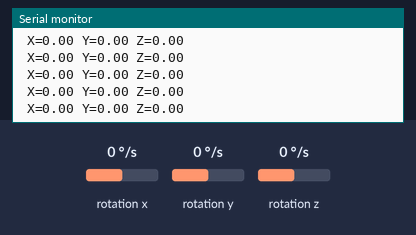
Bench run of a sketch on a simulated Arduino Uno, built with avr-gcc and run on an emulated ATmega328P. Shown: the last lines printed to the serial monitor. Wiring (inferred from the names in the program): ITG-3200 gyroscope at I2C address 0x68. The test bench sets the inputs (shaded band); at power-on: rotation x 0 °/s, rotation y 0 °/s, rotation z 0 °/s.

Above: at 2.2 s.
2.3 s: rotation x set to 10 °/s
At 3.0 s:
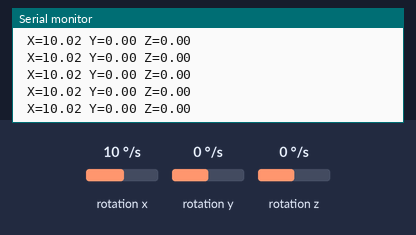
5.3 s: rotation y set to -2 °/s
At 6.1 s:
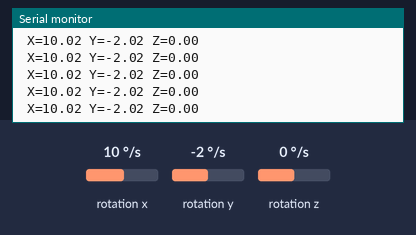

Measured:
- after the input at 2.3 s, the serial monitor: prints a new line at once (image 1)
- after the input at 5.3 s, the serial monitor: prints a new line at once (image 2)

The sketch:

testgyro.ino
```cpp
#include "I2C.h"
#include "itg3200.h"

ITG3200 gyro;

void setup(){
  Serial.begin(115200);
  I2c.begin();
  gyro.begin(0x68);
  delay(1000);
  Serial.println("STARTED UP");
}

void loop(){
  Serial.print(" X=");
  Serial.print(gyro.getX());
  Serial.print(" Y=");
  Serial.print(gyro.getY());
  Serial.print(" Z=");
  Serial.println(gyro.getZ());
  //delay(400);
}
```

I2C.cpp
```cpp
// (licence header left out)
#if(ARDUINO >= 100)
#include <Arduino.h>
#else
#include <WProgram.h>
#endif

#include <inttypes.h>
#include "I2C.h"


uint8_t I2C::bytesAvailable = 0;
uint8_t I2C::bufferIndex = 0;
uint8_t I2C::totalBytes = 0;
uint16_t I2C::timeOutDelay = 0;

I2C::I2C()
{
}


////////////// Public Methods ////////////////////////////////////////


void I2C::begin()
{
  #if defined(__AVR_ATmega168__) || defined(__AVR_ATmega8__) || defined(__AVR_ATmega328P__)
    // activate internal pull-ups for twi
    // as per note from atmega8 manual pg167
    sbi(PORTC, 4);
    sbi(PORTC, 5);
  #else
    // activate internal pull-ups for twi
    // as per note from atmega128 manual pg204
    sbi(PORTD, 0);
    sbi(PORTD, 1);
  #endif
  // initialize twi prescaler and bit rate
  cbi(TWSR, TWPS0);
  cbi(TWSR, TWPS1);
  TWBR = ((F_CPU / 100000) - 16) / 2;
  // enable twi module and acks
  TWCR = _BV(TWEN) | _BV(TWEA);
}

void I2C::end()
{
  TWCR = 0;
}

void I2C::timeOut(uint16_t _timeOut)
{
  timeOutDelay = _timeOut;
}

void I2C::setSpeed(uint8_t _fast)
{
  if(!_fast)
  {
    TWBR = ((F_CPU / 100000) - 16) / 2;
  }
  else
  {
    TWBR = ((F_CPU / 400000) - 16) / 2;
  }
}

void I2C::pullup(uint8_t activate)
{
  if(activate)
  {
    #if defined(__AVR_ATmega168__) || defined(__AVR_ATmega8__) || defined(__AVR_ATmega328P__)
      // activate internal pull-ups for twi
      // as per note from atmega8 manual pg167
      sbi(PORTC, 4);
      sbi(PORTC, 5);
    #else
      // activate internal pull-ups for twi
      // as per note from atmega128 manual pg204
      sbi(PORTD, 0);
      sbi(PORTD, 1);
    #endif
  }
  else
  {
    #if defined(__AVR_ATmega168__) || defined(__AVR_ATmega8__) || defined(__AVR_ATmega328P__)
      // deactivate internal pull-ups for twi
      // as per note from atmega8 manual pg167
      cbi(PORTC, 4);
      cbi(PORTC, 5);
    #else
      // deactivate internal pull-ups for twi
      // as per note from atmega128 manual pg204
      cbi(PORTD, 0);
      cbi(PORTD, 1);
    #endif
  }
}

void I2C::scan()
{
  uint16_t tempTime = timeOutDelay;
  timeOut(80);
  uint8_t totalDevicesFound = 0;
  Serial.println("Scanning for devices...please wait");
  Serial.println();
  for(uint8_t s = 0; s <= 0x7F; s++)
  {
    returnStatus = 0;
    returnStatus = start();
    if(!returnStatus)
    {
      returnStatus = sendAddress(SLA_W(s));
    }
    if(returnStatus)
    {
      if(returnStatus == 1)
      {
        Serial.println("There is a problem with the bus, could not complete scan");
        timeOutDelay = tempTime;
        return;
      }
    }
    else
    {
      Serial.print("Found device at address - ");
      Serial.print(" 0x");
      Serial.println(s,HEX);
      totalDevicesFound++;
    }
    stop();
  }
  if(!totalDevicesFound){Serial.println("No devices found");}
  timeOutDelay = tempTime;
}


uint8_t I2C::available()
{
  return(bytesAvailable);
}

uint8_t I2C::receive()
{
  bufferIndex = totalBytes - bytesAvailable;
  if(!bytesAvailable)
  {
    bufferIndex = 0;
    return(0);
  }
  bytesAvailable--;
  return(data[bufferIndex]);
}


/*return values for new functions that use the timeOut feature
  will now return at what point in the transmission the timeout
  occurred. Looking at a full communication sequence between a
  master and slave (transmit data and then readback data) there
  a total of 7 points in the sequence where a timeout can occur.
  These are listed below and correspond to the returned value:
  1 - Waiting for successful completion of a Start bit
  2 - Waiting for ACK/NACK while addressing slave in transmit mode (MT)
  3 - Waiting for ACK/NACK while sending data to the slave
  4 - Waiting for successful completion of a Repeated Start
  5 - Waiting for ACK/NACK while addressing slave in receiver mode (MR)
  6 - Waiting for ACK/NACK while receiving data from the slave
  7 - Waiting for successful completion of the Stop bit

  All possible return values:
  0           Function executed with no errors
  1 - 7       Timeout occurred, see above list
  8 - 0xFF    See datasheet for exact meaning */


/////////////////////////////////////////////////////

uint8_t I2C::write(uint8_t address, uint8_t registerAddress)
{
  returnStatus = 0;
  returnStatus = start();
  if(returnStatus){return(returnStatus);}
  returnStatus = sendAddress(SLA_W(address));
  if(returnStatus)
  {
    if(returnStatus == 1){return(2);}
    return(returnStatus);
  }
  returnStatus = sendByte(registerAddress);
  if(returnStatus)
  {
    if(returnStatus == 1){return(3);}
    return(returnStatus);
  }
  returnStatus = stop();
  if(returnStatus)
  {
    if(returnStatus == 1){return(7);}
    return(returnStatus);
  }
  return(returnStatus);
}

uint8_t I2C::write(int address, int registerAddress)
{
  return(write((uint8_t) address, (uint8_t) registerAddress));
}

uint8_t I2C::write(uint8_t address, uint8_t registerAddress, uint8_t data)
{
  returnStatus = 0;
  returnStatus = start();
  if(returnStatus){return(returnStatus);}
  returnStatus = sendAddress(SLA_W(address));
  if(returnStatus)
  {
    if(returnStatus == 1){return(2);}
    return(returnStatus);
  }
  returnStatus = sendByte(registerAddress);
  if(returnStatus)
  {
    if(returnStatus == 1){return(3);}
    return(returnStatus);
  }
  returnStatus = sendByte(data);
  if(returnStatus)
  {
    if(returnStatus == 1){return(3);}
    return(returnStatus);
  }
  returnStatus = stop();
  if(returnStatus)
  {
    if(returnStatus == 1){return(7);}
    return(returnStatus);
  }
  return(returnStatus);
}

uint8_t I2C::write(int address, int registerAddress, int data)
{
  return(write((uint8_t) address, (uint8_t) registerAddress, (uint8_t) data));
}

uint8_t I2C::write(uint8_t address, uint8_t registerAddress, char *data)
{
  uint8_t bufferLength = strlen(data);
  returnStatus = 0;
  returnStatus = write(address, registerAddress, (uint8_t*)data, bufferLength);
  return(returnStatus);
}

uint8_t I2C::write(uint8_t address, uint8_t registerAddress, uint8_t *data, uint8_t numberBytes)
{
  returnStatus = 0;
  returnStatus = start();
  if(returnStatus){return(returnStatus);}
  returnStatus = sendAddress(SLA_W(address));
  if(returnStatus)
  {
    if(returnStatus == 1){return(2);}
    return(returnStatus);
  }
  returnStatus = sendByte(registerAddress);
  if(returnStatus)
  {
    if(returnStatus == 1){return(3);}
    return(returnStatus);
  }
  for (uint8_t i = 0; i < numberBytes; i++)
  {
    returnStatus = sendByte(data[i]);
    if(returnStatus)
      {
        if(returnStatus == 1){return(3);}
        return(returnStatus);
      }
  }
  returnStatus = stop();
  if(returnStatus)
  {
    if(returnStatus == 1){return(7);}
    return(returnStatus);
  }
  return(returnStatus);
}

uint8_t I2C::read(int address, int numberBytes)
{
  return(read((uint8_t) address, (uint8_t) numberBytes));
}

uint8_t I2C::read(uint8_t address, uint8_t numberBytes)
{
  bytesAvailable = 0;
  bufferIndex = 0;
  if(numberBytes == 0){numberBytes++;}
  nack = numberBytes - 1;
  returnStatus = 0;
  returnStatus = start();
  if(returnStatus){return(returnStatus);}
  returnStatus = sendAddress(SLA_R(address));
  if(returnStatus)
  {
    if(returnStatus == 1){return(5);}
    return(returnStatus);
  }
  for(uint8_t i = 0; i < numberBytes; i++)
  {
    if( i == nack )
    {
      returnStatus = receiveByte(0);
      if(returnStatus == 1){return(6);}

      if(returnStatus != MR_DATA_NACK){return(returnStatus);}
    }
    else
    {
      returnStatus = receiveByte(1);
      if(returnStatus == 1){return(6);}
      if(returnStatus != MR_DATA_ACK){return(returnStatus);}
    }
    data[i] = TWDR;
    bytesAvailable = i+1;
    totalBytes = i+1;
  }
  returnStatus = stop();
  if(returnStatus)
  {
    if(returnStatus == 1){return(7);}
    return(returnStatus);
  }
  return(returnStatus);
}

uint8_t I2C::read(int address, int registerAddress, int numberBytes)
{
  return(read((uint8_t) address, (uint8_t) registerAddress, (uint8_t) numberBytes));
}

uint8_t I2C::read(uint8_t address, uint8_t registerAddress, uint8_t numberBytes)
{
  bytesAvailable = 0;
  bufferIndex = 0;
  if(numberBytes == 0){numberBytes++;}
  nack = numberBytes - 1;
  returnStatus = 0;
  returnStatus = start();
  if(returnStatus){return(returnStatus);}
  returnStatus = sendAddress(SLA_W(address));
  if(returnStatus)
  {
    if(returnStatus == 1){return(2);}
    return(returnStatus);
  }
  returnStatus = sendByte(registerAddress);
  if(returnStatus)
  {
    if(returnStatus == 1){return(3);}
    return(returnStatus);
  }
  returnStatus = start();
  if(returnStatus)
  {
    if(returnStatus == 1){return(4);}
    return(returnStatus);
  }
  returnStatus = sendAddress(SLA_R(address));
  if(returnStatus)
  {
    if(returnStatus == 1){return(5);}
    return(returnStatus);
  }
  for(uint8_t i = 0; i < numberBytes; i++)
  {
    if( i == nack )
    {
      returnStatus = receiveByte(0);
      if(returnStatus == 1){return(6);}
      if(returnStatus != MR_DATA_NACK){return(returnStatus);}
    }
    else
    {
      returnStatus = receiveByte(1);
      if(returnStatus == 1){return(6);}
      if(returnStatus != MR_DATA_ACK){return(returnStatus);}
    }
    data[i] = TWDR;
    bytesAvailable = i+1;
    totalBytes = i+1;
  }
  returnStatus = stop();
  if(returnStatus)
  {
    if(returnStatus == 1){return(7);}
    return(returnStatus);
  }
  return(returnStatus);
}

uint8_t I2C::read(uint8_t address, uint8_t numberBytes, uint8_t *dataBuffer)
{
  bytesAvailable = 0;
  bufferIndex = 0;
  if(numberBytes == 0){numberBytes++;}
  nack = numberBytes - 1;
  returnStatus = 0;
  returnStatus = start();
  if(returnStatus){return(returnStatus);}
  returnStatus = sendAddress(SLA_R(address));
  if(returnStatus)
  {
    if(returnStatus == 1){return(5);}
    return(returnStatus);
  }
  for(uint8_t i = 0; i < numberBytes; i++)
  {
    if( i == nack )
    {
      returnStatus = receiveByte(0);
      if(returnStatus == 1){return(6);}
      if(returnStatus != MR_DATA_NACK){return(returnStatus);}
    }
    else
    {
      returnStatus = receiveByte(1);
      if(returnStatus == 1){return(6);}
      if(returnStatus != MR_DATA_ACK){return(returnStatus);}
    }
    dataBuffer[i] = TWDR;
    bytesAvailable = i+1;
    totalBytes = i+1;
  }
  returnStatus = stop();
  if(returnStatus)
  {
    if(returnStatus == 1){return(7);}
    return(returnStatus);
  }
  return(returnStatus);
}

uint8_t I2C::read(uint8_t address, uint8_t registerAddress, uint8_t numberBytes, uint8_t *dataBuffer)
{
  bytesAvailable = 0;
  bufferIndex = 0;
  if(numberBytes == 0){numberBytes++;}
  nack = numberBytes - 1;
  returnStatus = 0;
  returnStatus = start();
  if(returnStatus){return(returnStatus);}
  returnStatus = sendAddress(SLA_W(address));
  if(returnStatus)
  {
    if(returnStatus == 1){return(2);}
    return(returnStatus);
  }
  returnStatus = sendByte(registerAddress);
  if(returnStatus)
  {
    if(returnStatus == 1){return(3);}
    return(returnStatus);
  }
  returnStatus = start();
  if(returnStatus)
  {
    if(returnStatus == 1){return(4);}
    return(returnStatus);
  }
  returnStatus = sendAddress(SLA_R(address));
  if(returnStatus)
  {
    if(returnStatus == 1){return(5);}
    return(returnStatus);
  }
  for(uint8_t i = 0; i < numberBytes; i++)
  {
    if( i == nack )
    {
      returnStatus = receiveByte(0);
      if(returnStatus == 1){return(6);}
      if(returnStatus != MR_DATA_NACK){return(returnStatus);}
    }
    else
    {
      returnStatus = receiveByte(1);
      if(returnStatus == 1){return(6);}
      if(returnStatus != MR_DATA_ACK){return(returnStatus);}
    }
    dataBuffer[i] = TWDR;
    bytesAvailable = i+1;
    totalBytes = i+1;
  }
  returnStatus = stop();
  if(returnStatus)
  {
    if(returnStatus == 1){return(7);}
    return(returnStatus);
  }
  return(returnStatus);
}


/////////////// Private Methods ////////////////////////////////////////


uint8_t I2C::start()
{
  unsigned long startingTime = millis();
  TWCR = (1<<TWINT)|(1<<TWSTA)|(1<<TWEN);
  while (!(TWCR & (1<<TWINT)))
  {
    if(!timeOutDelay){continue;}
    if((millis() - startingTime) >= timeOutDelay)
    {
      lockUp();
      return(1);
    }

  }
  if ((TWI_STATUS == START) || (TWI_STATUS == REPEATED_START))
  {
    return(0);
  }
  if (TWI_STATUS == LOST_ARBTRTN)
  {
    uint8_t bufferedStatus = TWI_STATUS;
    lockUp();
    return(bufferedStatus);
  }
  return(TWI_STATUS);
}

uint8_t I2C::sendAddress(uint8_t i2cAddress)
{
  TWDR = i2cAddress;
  unsigned long startingTime = millis();
  TWCR = (1<<TWINT) | (1<<TWEN);
  while (!(TWCR & (1<<TWINT)))
  {
    if(!timeOutDelay){continue;}
    if((millis() - startingTime) >= timeOutDelay)
    {
      lockUp();
      return(1);
    }

  }
  if ((TWI_STATUS == MT_SLA_ACK) || (TWI_STATUS == MR_SLA_ACK))
  {
    return(0);
  }
  uint8_t bufferedStatus = TWI_STATUS;
  if ((TWI_STATUS == MT_SLA_NACK) || (TWI_STATUS == MR_SLA_NACK))
  {
    stop();
    return(bufferedStatus);
  }
  else
  {
    lockUp();
    return(bufferedStatus);
  }
}

uint8_t I2C::sendByte(uint8_t i2cData)
{
  TWDR = i2cData;
  unsigned long startingTime = millis();
  TWCR = (1<<TWINT) | (1<<TWEN);
  while (!(TWCR & (1<<TWINT)))
  {
    if(!timeOutDelay){continue;}
    if((millis() - startingTime) >= timeOutDelay)
    {
      lockUp();
      return(1);
    }

  }
  if (TWI_STATUS == MT_DATA_ACK)
  {
    return(0);
  }
  uint8_t bufferedStatus = TWI_STATUS;
  if (TWI_STATUS == MT_DATA_NACK)
  {
    stop();
    return(bufferedStatus);
  }
  else
  {
    lockUp();
    return(bufferedStatus);
  }
}

uint8_t I2C::receiveByte(uint8_t ack)
{
  unsigned long startingTime = millis();
  if(ack)
  {
    TWCR = (1<<TWINT) | (1<<TWEN) | (1<<TWEA);

  }
  else
  {
    TWCR = (1<<TWINT) | (1<<TWEN);
  }
  while (!(TWCR & (1<<TWINT)))
  {
    if(!timeOutDelay){continue;}
    if((millis() - startingTime) >= timeOutDelay)
    {
      lockUp();
      return(1);
    }
  }
  if (TWI_STATUS == LOST_ARBTRTN)
  {
    uint8_t bufferedStatus = TWI_STATUS;
    lockUp();
    return(bufferedStatus);
  }
  return(TWI_STATUS);
}

uint8_t I2C::stop()
{
  unsigned long startingTime = millis();
  TWCR = (1<<TWINT)|(1<<TWEN)| (1<<TWSTO);
  while ((TWCR & (1<<TWSTO)))
  {
    if(!timeOutDelay){continue;}
    if((millis() - startingTime) >= timeOutDelay)
    {
      lockUp();
      return(1);
    }

  }
  return(0);
}

void I2C::lockUp()
{
  TWCR = 0; //releases SDA and SCL lines to high impedance
  TWCR = _BV(TWEN) | _BV(TWEA); //reinitialize TWI
}

I2C I2c = I2C();
```

I2C.h
```cpp
// (licence header left out)
#if(ARDUINO >= 100)
#include <Arduino.h>
#else
#include <WProgram.h>
#endif

#include <inttypes.h>

#ifndef I2C_h
#define I2C_h


#define START           0x08
#define REPEATED_START  0x10
#define MT_SLA_ACK	0x18
#define MT_SLA_NACK	0x20
#define MT_DATA_ACK     0x28
#define MT_DATA_NACK    0x30
#define MR_SLA_ACK	0x40
#define MR_SLA_NACK	0x48
#define MR_DATA_ACK     0x50
#define MR_DATA_NACK    0x58
#define LOST_ARBTRTN    0x38
#define TWI_STATUS      (TWSR & 0xF8)
#define SLA_W(address)  (address << 1)
#define SLA_R(address)  ((address << 1) + 0x01)
#define cbi(sfr, bit)   (_SFR_BYTE(sfr) &= ~_BV(bit))
#define sbi(sfr, bit)   (_SFR_BYTE(sfr) |= _BV(bit))

#define MAX_BUFFER_SIZE 32


class I2C
{
  public:
    I2C();
    void begin();
    void end();
    void timeOut(uint16_t);
    void setSpeed(uint8_t);
    void pullup(uint8_t);
    void scan();
    uint8_t available();
    uint8_t receive();
    uint8_t write(uint8_t, uint8_t);
    uint8_t write(int, int);
    uint8_t write(uint8_t, uint8_t, uint8_t);
    uint8_t write(int, int, int);
    uint8_t write(uint8_t, uint8_t, char*);
    uint8_t write(uint8_t, uint8_t, uint8_t*, uint8_t);
    uint8_t read(uint8_t, uint8_t);
    uint8_t read(int, int);
    uint8_t read(uint8_t, uint8_t, uint8_t);
    uint8_t read(int, int, int);
    uint8_t read(uint8_t, uint8_t, uint8_t*);
    uint8_t read(uint8_t, uint8_t, uint8_t, uint8_t*);


  private:
    uint8_t start();
    uint8_t sendAddress(uint8_t);
    uint8_t sendByte(uint8_t);
    uint8_t receiveByte(uint8_t);
    uint8_t stop();
    void lockUp();
    uint8_t returnStatus;
    uint8_t nack;
    uint8_t data[MAX_BUFFER_SIZE];
    static uint8_t bytesAvailable;
    static uint8_t bufferIndex;
    static uint8_t totalBytes;
    static uint16_t timeOutDelay;

};

extern I2C I2c;

#endif
```

Source omitted: itg3200.cpp (4099 bytes), itg3200.h (4524 bytes)
